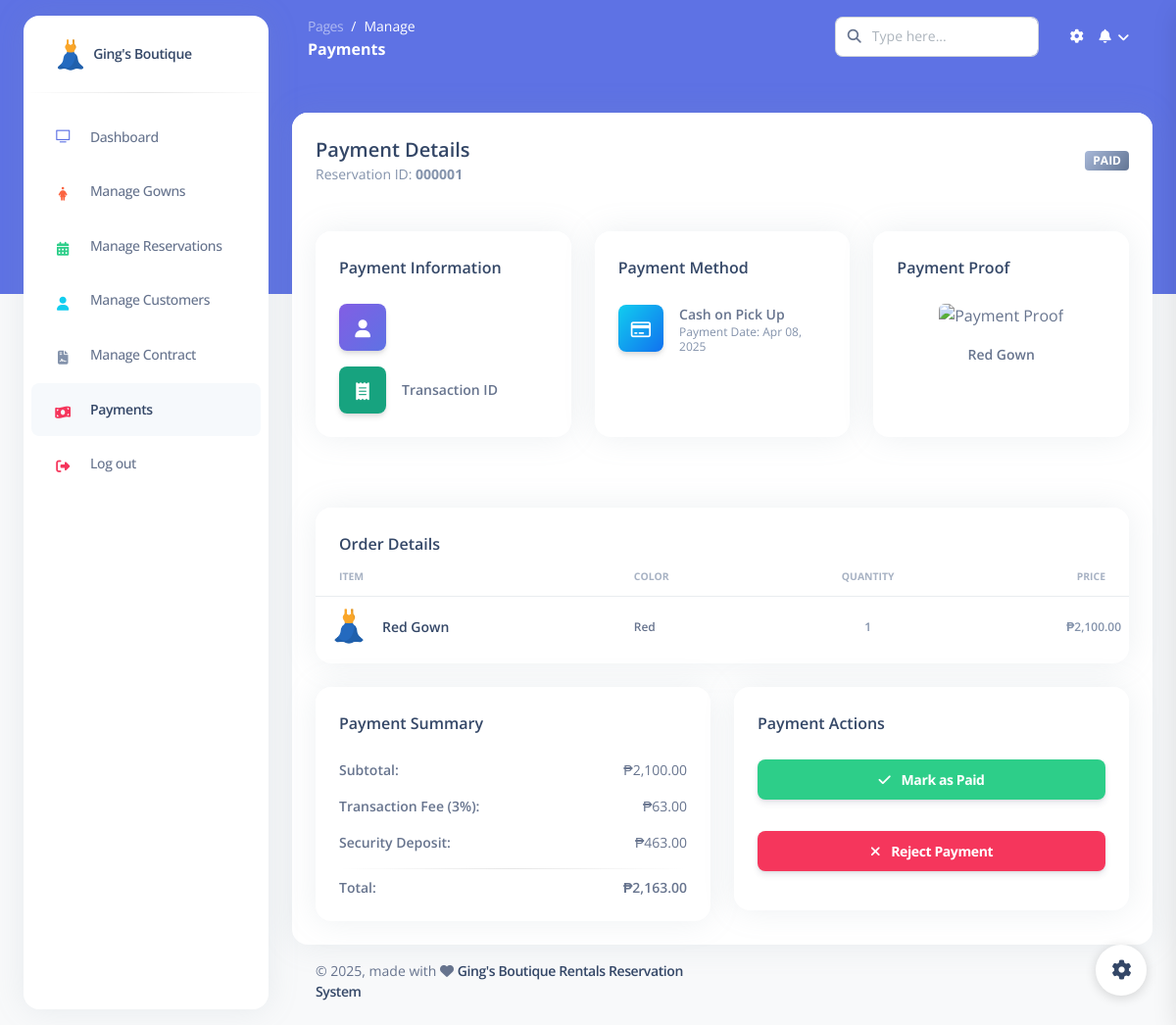
The app's page /pages/view_payments.php?payment_id=1 (signed in) with its own data.
### tables this page shows
CREATE TABLE `payments` (
  `payment_id` int(11) NOT NULL,
  `reservation_id` int(11) DEFAULT NULL,
  `amount` decimal(10,2) NOT NULL,
  `payment_method` varchar(50) DEFAULT NULL,
  `name` varchar(70) NOT NULL,
  `number` varchar(70) NOT NULL,
  `transaction_id` varchar(100) NOT NULL,
  `proof` varchar(200) NOT NULL,
  `payment_date` timestamp NOT NULL DEFAULT current_timestamp()
);

CREATE TABLE `reservations` (
  `reservation_id` int(11) NOT NULL,
  `customer_id` int(11) DEFAULT NULL,
  `gown_id` int(11) DEFAULT NULL,
  `start_date` date NOT NULL,
  `end_date` date NOT NULL,
  `status` enum('pending','confirmed','completed','canceled','tosig') DEFAULT 'pending',
  `total_price` decimal(10,2) NOT NULL,
  `payment_status` enum('unpaid','paid','partial') DEFAULT 'unpaid',
  `created_at` timestamp NOT NULL DEFAULT current_timestamp()
);

CREATE TABLE `gowns` (
  `gown_id` int(11) NOT NULL,
  `name` varchar(100) NOT NULL,
  `category` varchar(60) NOT NULL DEFAULT 'wedding',
  `size` varchar(10) NOT NULL,
  `color` varchar(50) DEFAULT NULL,
  `price` decimal(10,2) NOT NULL,
  `availability_status` enum('available','rented','maintenance') DEFAULT 'available',
  `main_image` varchar(255) DEFAULT NULL,
  `img1` varchar(255) NOT NULL,
  `img2` varchar(255) NOT NULL,
  `img3` varchar(255) NOT NULL,
  `description` text DEFAULT NULL,
  `created_at` timestamp NOT NULL DEFAULT current_timestamp()
);

### pages/view_payments.php (the view, shortened to what the rows shown need)
<?php
include('process/config.php');
?>
<!DOCTYPE html>
<html lang="en">
  <?php include('header.php');?>
</head>
<body class="g-sidenav-show   bg-gray-100">
  <main class="main-content position-relative border-radius-lg ">
                <?php
                $sql = "SELECT * FROM notifications WHERE type = 'admin' ORDER BY date_time DESC";
                $res = $conn->query($sql);
                if ($res->num_rows > 0) {
                    while ($row = $res->fetch_assoc()) {
                        $formatted_date_time = date("F j, Y, g:i a", strtotime($row['date_time']));
                        ?>
                        <li class="mb-2">
                            <a class="dropdown-item border-radius-md" href="javascript:;">
                                <div class="d-flex py-1">
                                    <div class="my-auto">
                                        <img src="images/email.png" class="avatar avatar-sm me-3">
                                    </div>
                                    <div class="d-flex flex-column justify-content-center">
                                        <h6 class="text-sm font-weight-normal mb-1">
                                            <span class=""><?php echo $row['content']; ?></span>
                                        </h6>
                                        <p class="text-xs text-secondary mb-0">
                                            <i class="fa fa-clock me-1"></i>
                                            <?php echo $formatted_date_time; ?>
                                        </p>
                                    </div>
                                </div>
                            </a>
                        </li>
                        <?php
                    }
                } else {
                    echo '<li class="mb-2">No notifications available.</li>';
                }
                ?>
    <div class="container-fluid py-4">
    <div class="row">
        <div class="col-12">
        <div class="card mt-3">
        <?php
                    if (isset($_GET['payment_id'])) {
                        $payment_id = (int)$_GET['payment_id'];
                        $sql = "SELECT p.reservation_id, p.amount, p.payment_method, p.name AS gcash_name,
                        p.number, p.transaction_id, p.proof, p.payment_date, r.gown_id, r.payment_status, r.customer_id, g.name, g.price, g.color FROM payments p JOIN reservations r
                        ON p.reservation_id = r.reservation_id JOIN gowns g ON r.gown_id = g.gown_id WHERE payment_id = ?";
                        $stmt = $conn->prepare($sql);
                        $stmt->bind_param("i", $payment_id);
                        $stmt->execute();
                        $result = $stmt->get_result();
                        if ($result->num_rows > 0) {
                            $row = $result->fetch_assoc();
                            $payment_status = $row['payment_status'];
                            $status_class = '';
                            if ($payment_status == 'completed') {
                                $status_class = 'bg-gradient-success';
                            } elseif ($payment_status == 'pending') {
                                $status_class = 'bg-gradient-warning';
                            } elseif ($payment_status == 'failed') {
                                $status_class = 'bg-gradient-danger';
                            } else {
                                $status_class = 'bg-gradient-secondary';
                            }
                        }
                    }
                            ?>
                            <div class="card-header d-flex justify-content-between align-items-center">
                                <div>
                                    <span class="badge badge-sm <?php echo $status_class; ?>"><?php echo ucfirst(htmlspecialchars($row['payment_status']))?></span>
                                </div>
                            </div>
                            <div class="card-body">
                                <div class="row mb-5">
                                    <div class="col-xl-4 col-lg-4 col-md-6 col-sm-12 mb-4">
                                        <div class="card h-100">
                                            <div class="card-body">
                                                <div class="d-flex align-items-center">
                                                    <div>
                                                        <p class="text-sm font-weight-bold mb-0"><?php echo htmlspecialchars($row['payment_method'])?></p>
                                                        <p class="text-xs text-secondary mb-0">Payment Date: <?php echo date('M d, Y', strtotime($row['payment_date']))?></p>
                                                    </div>
                                                </div>
                                            </div>
                                        </div>
                                    </div>
                                    <div class="col-xl-4 col-lg-4 col-md-12 col-sm-12 mb-4">
                                        <div class="card h-100">
                                            <div class="card-body text-center">
                                                <img src="<?php echo htmlspecialchars(str_replace('../', '', $row['proof'])); ?>" alt="Payment Proof" class="img-fluid rounded mb-3" style="max-height: 150px;">
                                                <p class="text-sm font-weight-bold mb-0"><?php echo htmlspecialchars($row['name'])?></p>
                                            </div>
                                        </div>
                                    </div>
                                </div>
                                <div class="row">
                                    <div class="col-12">
                                        <div class="card mb-4">
                                            <div class="card-body px-0 pt-0 pb-2">
                                                <div class="table-responsive p-0">
                                                    <table class="table align-items-center mb-0">
                                                        <thead>
                                                            <tr>
                                                                <th class="text-uppercase text-secondary text-xxs font-weight-bolder opacity-7">Item</th>
                                                                <th class="text-uppercase text-secondary text-xxs font-weight-bolder opacity-7 ps-2">Color</th>
                                                                <th class="text-center text-uppercase text-secondary text-xxs font-weight-bolder opacity-7">Quantity</th>
                                                                <th class="text-end text-uppercase text-secondary text-xxs font-weight-bolder opacity-7">Price</th>
                                                            </tr>
                                                        </thead>
                                                        <tbody>
                                                            <tr>
                                                                <td>
                                                                    <div class="d-flex px-2 py-1">
                                                                        <div class="d-flex flex-column justify-content-center">
                                                                            <h6 class="mb-0 text-sm"><?php echo htmlspecialchars($row['name'])?></h6>
                                                                        </div>
                                                                    </div>
                                                                </td>
                                                                <td>
                                                                    <p class="text-xs font-weight-bold mb-0"><?php echo htmlspecialchars($row['color'])?></p>
                                                                </td>
                                                                <td class="align-middle text-end">
                                                                    <span class="text-secondary text-xs font-weight-bold">₱<?php echo number_format($row['price'], 2); ?></span>
                                                                </td>
                                                            </tr>
                                                        </tbody>
                                                    </table>
                                                </div>
                                            </div>
                                        </div>
                                    </div>
                                </div>
                                <div class="row">
                                    <div class="col-lg-6 col-md-6 col-sm-12">
                                        <div class="card">
                                            <div class="card-body">
                                                <div class="d-flex justify-content-between mb-3">
                                                    <span class="text-sm font-weight-bold">Subtotal:</span>
                                                    <span class="text-sm">₱<?php echo number_format($row['price'], 2); ?></span>
                                                </div>
                                                <?php
                                                $price = htmlspecialchars($row['price']);
                                                $transactionFee = $price * 0.03;
                                                $totalPrice = $price + $transactionFee;
                                                $added = $totalPrice - $price;
                                                ?>
                                                <div class="d-flex justify-content-between mb-3">
                                                    <span class="text-sm font-weight-bold">Transaction Fee (3%):</span>
                                                    <span class="text-sm">₱<?php echo number_format($added, 2); ?></span>
                                                </div>
                                                <div class="d-flex justify-content-between mb-3">
                                                    <span class="text-sm font-weight-bold">Security Deposit:</span>
                                                    <span class="text-sm">₱<?php echo number_format($added + 400, 2); ?></span>
                                                </div>
                                                <div class="d-flex justify-content-between">
                                                    <span class="text-sm font-weight-bold">Total:</span>
                                                    <span class="text-sm font-weight-bold">₱<?php echo number_format($totalPrice, 2); ?></span>
                                                </div>
                                            </div>
                                        </div>
                                    </div>
                                </div>
                            </div>
                        </div>
        </div>
    </div>
  </main>
</body>
</html>

### records on screen
payments: reservation.payment_status "PAID", payment_method "Cash on Pick Up", payment_date "Apr 08, 2025", gowns.name "Red Gown", gowns.color "Red", gowns.price "2,100.00", gowns.price "63.00", gowns.price "463.00", gowns.price "2,163.00"

### other values on screen
$payment_id "1"
